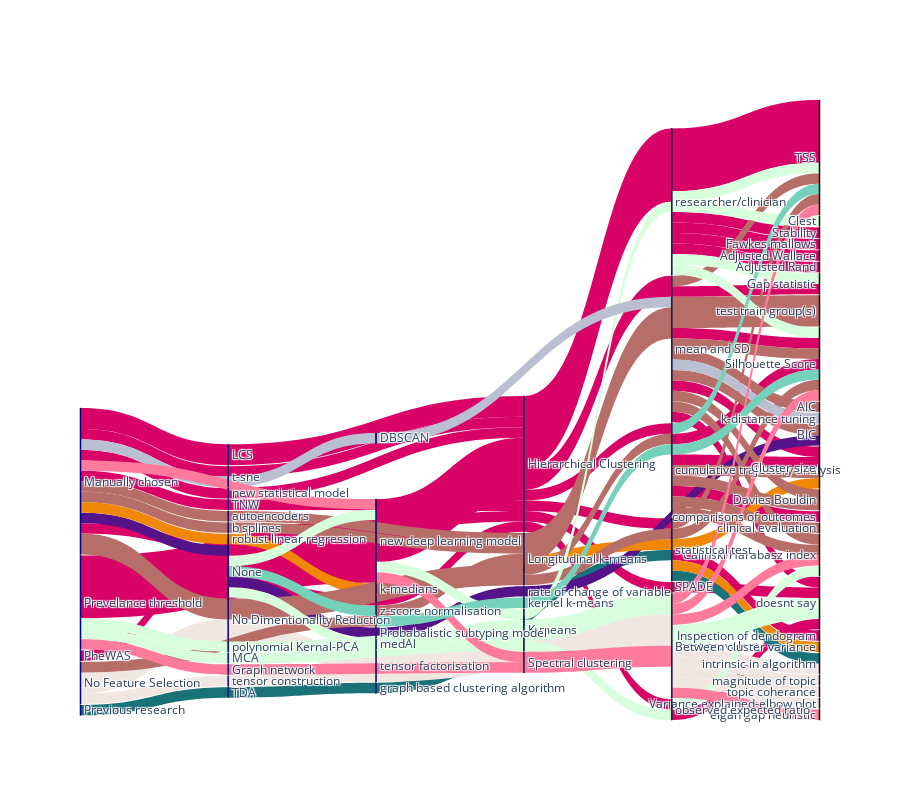
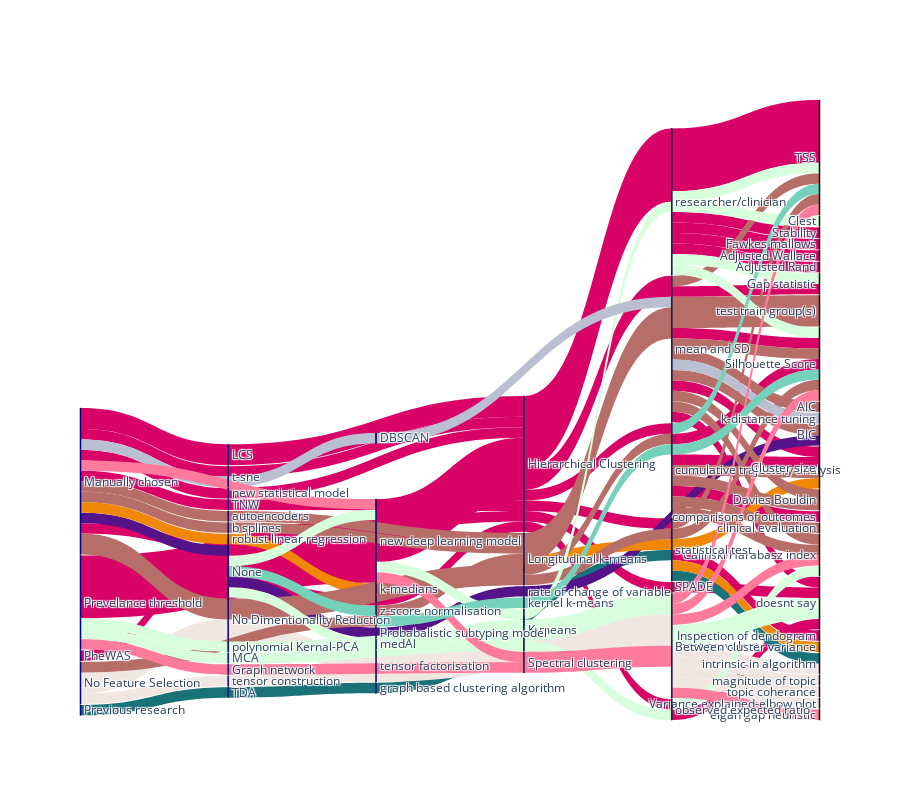

The notebook cell these images were saved under, in order:
### Code cell
data_flat = data[data['Time Type']=='flat']
data_long = data[data['Time Type']=='temporal']
eval_list = ['Clustering algorithm ','Internal evaluation','External evaluation']
method_type = ['Feature Selection','Dimentionality Reduction', 'Clustering algorithm ',
       'Charactersing clusters', 'Deciding K']
get_sanky(data_long,method_type,'Clustering algorithm ')

### Figure 1 — Plotly figure (JSON) as saved in the notebook; plotly's stock layout.template omitted (floating-point values rounded to 4 significant figures)
{"data": [{"link": {"color": ["#D90368", "#D90368", "#D90368", "#D90368", "#D90368", "#D90368", "#D90368", "#D90368", "#D90368", "#D90368", "#D90368", "#D90368", "#D90368", "#D90368", "#D90368", "#D90368", "#D90368", "#D90368", "#D90368", "#D90368", "#D90368", "#D90368", "#D90368", "#D90368", "#D90368", "#D90368", "#D90368", "#D90368", "#D90368", "#D90368", "#D90368", "#D90368", "#D90368", "#D90368", "#D90368", "#197278", "#197278", "#197278", "#197278", "#541388", "#541388", "#541388", "#541388", "#F18805", "#F18805", "#F18805", "#F18805", "#F18805", "#F0e7E2", "#F0e7E2", "#F0e7E2", "#F0e7E2", "#F0e7E2", "#F0e7E2", "#F0e7E2", "#F0e7E2", "#F0e7E2", "#B76d68", "#B76d68", "#B76d68", "#B76d68", "#B76d68", "#B76d68", "#B76d68", "#B76d68", "#B76d68", "#B76d68", "#B76d68", "#B76d68", "#B76d68", "#B76d68", "#B76d68", "#B76d68", "#B76d68", "#B76d68", "#B76d68", "#B76d68", "#B76d68", "#B76d68", "#B76d68", "#B76d68", "#D8FFDD", "#D8FFDD", "#D8FFDD", "#D8FFDD", "#D8FFDD", "#D8FFDD", "#D8FFDD", "#D8FFDD", "#D8FFDD", "#D8FFDD", "#D8FFDD", "#D8FFDD", "#D8FFDD", "#D8FFDD", "#D8FFDD", "#D8FFDD", "#D8FFDD", "#BABFD1", "#BABFD1", "#BABFD1", "#BABFD1", "#FF7B9C", "#FF7B9C", "#FF7B9C", "#FF7B9C", "#FF7B9C", "#FF7B9C", "#FF7B9C", "#FF7B9C", "#FF7B9C", "#75D1B9", "#75D1B9", "#75D1B9", "#75D1B9", "#75D1B9"], "source": [33, 33, 33, 33, 33, 24, 11, 7, 29, 59, 54, 32, 26, 5, 45, 45, 45, 45, 45, 45, 2, 3, 3, 3, 56, 56, 56, 56, 51, 48, 48, 48, 48, 48, 46, 44, 60, 12, 46, 33, 29, 50, 39, 33, 20, 0, 46, 46, 47, 47, 8, 31, 4, 22, 22, 22, 22, 33, 33, 33, 47, 8, 18, 43, 5, 14, 14, 14, 3, 3, 3, 3, 56, 56, 56, 56, 56, 56, 56, 46, 46, 29, 29, 11, 11, 62, 27, 54, 55, 9, 9, 9, 22, 51, 48, 48, 48, 48, 33, 26, 15, 56, 33, 11, 35, 54, 57, 22, 22, 22, 22, 29, 5, 61, 3, 3], "target": [7, 59, 32, 26, 5, 29, 54, 45, 45, 45, 45, 45, 45, 45, 2, 3, 56, 51, 48, 46, 28, 30, 13, 25, 30, 52, 13, 28, 28, 63, 53, 34, 19, 38, 21, 60, 12, 46, 40, 29, 50, 39, 10, 20, 0, 46, 36, 30, 8, 31, 4, 4, 22, 23, 40, 6, 16, 8, 18, 43, 5, 14, 14, 14, 14, 3, 56, 46, 41, 30, 49, 58, 17, 10, 41, 49, 13, 38, 64, 13, 38, 27, 54, 62, 55, 9, 9, 9, 9, 22, 51, 48, 28, 41, 1, 52, 13, 38, 26, 15, 56, 42, 54, 35, 57, 57, 22, 41, 13, 38, 37, 5, 61, 3, 13, 38], "value": [2, 1, 1, 1, 1, 1, 6, 2, 1, 1, 6, 1, 1, 1, 1, 1, 2, 1, 7, 1, 1, 1, 1, 1, 1, 1, 1, 1, 1, 1, 1, 1, 1, 6, 1, 1, 1, 1, 1, 1, 1, 1, 1, 1, 1, 1, 1, 1, 2, 1, 2, 1, 3, 1, 1, 1, 1, 2, 1, 1, 1, 2, 1, 1, 1, 1, 3, 1, 1, 1, 1, 1, 1, 1, 1, 1, 1, 1, 3, 1, 1, 1, 1, 1, 1, 1, 1, 1, 1, 2, 1, 1, 2, 1, 1, 1, 1, 1, 1, 1, 1, 1, 1, 1, 1, 1, 2, 1, 1, 1, 1, 1, 1, 1, 1, 1]}, "node": {"color": "blue", "label": ["k-medians", "Clest", "SPADE", "cumulative trajectory analysis ", "tensor factorisation ", "z-score normalisation ", "magnitude of topic", "LCS", "No Dimentionality Reduction", "K-means", "BIC", "Prevelance threshold", "graph based clustering algorithm", "Silhouette Score", "Longitudinal k-means", "DBSCAN", "topic coherance", "AIC", "autoencoders", "Stability", "robust linear regression", "Inspection of dendogram", "most prevalent", "Variance explained-elbow plot", "PheWAS", "comparisons of outcomes", "t-sne", "medAl", "doesnt say", "None", "Cluster size", "tensor construction", "new statistical model", "Manually chosen", "Fawkes mallows", "Graph network", "Between cluster variance", "eigan gap heuristic", "TSS", "rate of change of variable ", "intrinsic in algorithm", "Calinski Harabasz index", "k-distance tuning", "b splines", "Previous research", "Hierarchical Clustering", "statistical test", "No Feature Selection", "researcher/clinician", "Davies Bouldin", "Probabalistic subtyping model", "observed expected ratio ", "Gap statistic", "Adjusted Wallace", "new deep learning model ", "polynomial Kernal-PCA", "mean and SD", "Spectral clustering", "clinical evaluation", "TNW", "TDA", "kernel k-means ", "MCA", "Adjusted Rand", "test train group(s)"], "line": {"color": "black", "width": 0.5}, "pad": 1, "thickness": 1}, "type": "sankey"}], "layout": {"height": 800}}

### Figure 2 — Plotly figure (JSON) as saved in the notebook; plotly's stock layout.template omitted (floating-point values rounded to 4 significant figures)
{"data": [{"link": {"color": ["#D90368", "#D90368", "#D90368", "#D90368", "#D90368", "#D90368", "#D90368", "#D90368", "#D90368", "#D90368", "#D90368", "#D90368", "#D90368", "#D90368", "#D90368", "#D90368", "#D90368", "#D90368", "#D90368", "#D90368", "#D90368", "#D90368", "#D90368", "#D90368", "#D90368", "#D90368", "#D90368", "#D90368", "#D90368", "#D90368", "#D90368", "#D90368", "#D90368", "#D90368", "#D90368", "#197278", "#197278", "#197278", "#197278", "#541388", "#541388", "#541388", "#541388", "#F18805", "#F18805", "#F18805", "#F18805", "#F18805", "#F0e7E2", "#F0e7E2", "#F0e7E2", "#F0e7E2", "#F0e7E2", "#F0e7E2", "#F0e7E2", "#F0e7E2", "#F0e7E2", "#B76d68", "#B76d68", "#B76d68", "#B76d68", "#B76d68", "#B76d68", "#B76d68", "#B76d68", "#B76d68", "#B76d68", "#B76d68", "#B76d68", "#B76d68", "#B76d68", "#B76d68", "#B76d68", "#B76d68", "#B76d68", "#B76d68", "#B76d68", "#B76d68", "#B76d68", "#B76d68", "#B76d68", "#D8FFDD", "#D8FFDD", "#D8FFDD", "#D8FFDD", "#D8FFDD", "#D8FFDD", "#D8FFDD", "#D8FFDD", "#D8FFDD", "#D8FFDD", "#D8FFDD", "#D8FFDD", "#D8FFDD", "#D8FFDD", "#D8FFDD", "#D8FFDD", "#D8FFDD", "#BABFD1", "#BABFD1", "#BABFD1", "#BABFD1", "#FF7B9C", "#FF7B9C", "#FF7B9C", "#FF7B9C", "#FF7B9C", "#FF7B9C", "#FF7B9C", "#FF7B9C", "#FF7B9C", "#75D1B9", "#75D1B9", "#75D1B9", "#75D1B9", "#75D1B9"], "source": [33, 33, 33, 33, 33, 24, 11, 7, 29, 59, 54, 32, 26, 5, 45, 45, 45, 45, 45, 45, 2, 3, 3, 3, 56, 56, 56, 56, 51, 48, 48, 48, 48, 48, 46, 44, 60, 12, 46, 33, 29, 50, 39, 33, 20, 0, 46, 46, 47, 47, 8, 31, 4, 22, 22, 22, 22, 33, 33, 33, 47, 8, 18, 43, 5, 14, 14, 14, 3, 3, 3, 3, 56, 56, 56, 56, 56, 56, 56, 46, 46, 29, 29, 11, 11, 62, 27, 54, 55, 9, 9, 9, 22, 51, 48, 48, 48, 48, 33, 26, 15, 56, 33, 11, 35, 54, 57, 22, 22, 22, 22, 29, 5, 61, 3, 3], "target": [7, 59, 32, 26, 5, 29, 54, 45, 45, 45, 45, 45, 45, 45, 2, 3, 56, 51, 48, 46, 28, 30, 13, 25, 30, 52, 13, 28, 28, 63, 53, 34, 19, 38, 21, 60, 12, 46, 40, 29, 50, 39, 10, 20, 0, 46, 36, 30, 8, 31, 4, 4, 22, 23, 40, 6, 16, 8, 18, 43, 5, 14, 14, 14, 14, 3, 56, 46, 41, 30, 49, 58, 17, 10, 41, 49, 13, 38, 64, 13, 38, 27, 54, 62, 55, 9, 9, 9, 9, 22, 51, 48, 28, 41, 1, 52, 13, 38, 26, 15, 56, 42, 54, 35, 57, 57, 22, 41, 13, 38, 37, 5, 61, 3, 13, 38], "value": [2, 1, 1, 1, 1, 1, 6, 2, 1, 1, 6, 1, 1, 1, 1, 1, 2, 1, 7, 1, 1, 1, 1, 1, 1, 1, 1, 1, 1, 1, 1, 1, 1, 6, 1, 1, 1, 1, 1, 1, 1, 1, 1, 1, 1, 1, 1, 1, 2, 1, 2, 1, 3, 1, 1, 1, 1, 2, 1, 1, 1, 2, 1, 1, 1, 1, 3, 1, 1, 1, 1, 1, 1, 1, 1, 1, 1, 1, 3, 1, 1, 1, 1, 1, 1, 1, 1, 1, 1, 2, 1, 1, 2, 1, 1, 1, 1, 1, 1, 1, 1, 1, 1, 1, 1, 1, 2, 1, 1, 1, 1, 1, 1, 1, 1, 1]}, "node": {"color": "blue", "label": ["k-medians", "Clest", "SPADE", "cumulative trajectory analysis ", "tensor factorisation ", "z-score normalisation ", "magnitude of topic", "LCS", "No Dimentionality Reduction", "K-means", "BIC", "Prevelance threshold", "graph based clustering algorithm", "Silhouette Score", "Longitudinal k-means", "DBSCAN", "topic coherance", "AIC", "autoencoders", "Stability", "robust linear regression", "Inspection of dendogram", "most prevalent", "Variance explained-elbow plot", "PheWAS", "comparisons of outcomes", "t-sne", "medAl", "doesnt say", "None", "Cluster size", "tensor construction", "new statistical model", "Manually chosen", "Fawkes mallows", "Graph network", "Between cluster variance", "eigan gap heuristic", "TSS", "rate of change of variable ", "intrinsic in algorithm", "Calinski Harabasz index", "k-distance tuning", "b splines", "Previous research", "Hierarchical Clustering", "statistical test", "No Feature Selection", "researcher/clinician", "Davies Bouldin", "Probabalistic subtyping model", "observed expected ratio ", "Gap statistic", "Adjusted Wallace", "new deep learning model ", "polynomial Kernal-PCA", "mean and SD", "Spectral clustering", "clinical evaluation", "TNW", "TDA", "kernel k-means ", "MCA", "Adjusted Rand", "test train group(s)"], "line": {"color": "black", "width": 0.5}, "pad": 1, "thickness": 1}, "type": "sankey"}], "layout": {"height": 800}}
